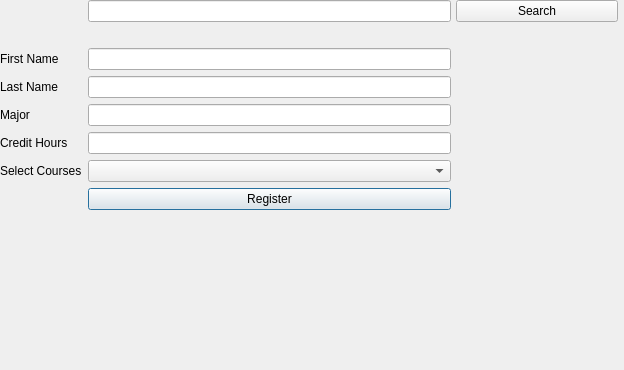
<?xml version="1.0" encoding="UTF-8"?>
<ui version="4.0">
 <class>SearchStudent</class>
 <widget class="QDialog" name="SearchStudent">
  <property name="geometry">
   <rect>
    <x>0</x>
    <y>0</y>
    <width>624</width>
    <height>370</height>
   </rect>
  </property>
  <property name="windowTitle">
   <string>Register Course</string>
  </property>
  <widget class="QWidget" name="formLayoutWidget">
   <property name="geometry">
    <rect>
     <x>0</x>
     <y>0</y>
     <width>451</width>
     <height>301</height>
    </rect>
   </property>
   <layout class="QFormLayout" name="formLayout">
    <item row="0" column="1">
     <widget class="QLineEdit" name="txtEnterID"/>
    </item>
    <item row="4" column="0">
     <widget class="QLabel" name="lblMajor">
      <property name="text">
       <string>Major</string>
      </property>
     </widget>
    </item>
    <item row="4" column="1">
     <widget class="QLineEdit" name="txtMajor">
      <property name="readOnly">
       <bool>true</bool>
      </property>
     </widget>
    </item>
    <item row="5" column="0">
     <widget class="QLabel" name="lblCH">
      <property name="text">
       <string>Credit Hours</string>
      </property>
     </widget>
    </item>
    <item row="5" column="1">
     <widget class="QLineEdit" name="txtCH">
      <property name="readOnly">
       <bool>true</bool>
      </property>
     </widget>
    </item>
    <item row="1" column="1">
     <widget class="QLabel" name="lblCheck">
      <property name="frameShape">
       <enum>QFrame::NoFrame</enum>
      </property>
      <property name="frameShadow">
       <enum>QFrame::Plain</enum>
      </property>
      <property name="text">
       <string/>
      </property>
      <property name="alignment">
       <set>Qt::AlignCenter</set>
      </property>
      <property name="margin">
       <number>0</number>
      </property>
      <property name="indent">
       <number>-1</number>
      </property>
     </widget>
    </item>
    <item row="3" column="1">
     <widget class="QLineEdit" name="txtLName">
      <property name="echoMode">
       <enum>QLineEdit::Normal</enum>
      </property>
      <property name="readOnly">
       <bool>true</bool>
      </property>
     </widget>
    </item>
    <item row="3" column="0">
     <widget class="QLabel" name="lblLName">
      <property name="text">
       <string>Last Name</string>
      </property>
     </widget>
    </item>
    <item row="2" column="1">
     <widget class="QLineEdit" name="txtFName">
      <property name="echoMode">
       <enum>QLineEdit::Normal</enum>
      </property>
      <property name="readOnly">
       <bool>true</bool>
      </property>
     </widget>
    </item>
    <item row="2" column="0">
     <widget class="QLabel" name="lblFName">
      <property name="text">
       <string>First Name</string>
      </property>
     </widget>
    </item>
    <item row="6" column="1">
     <widget class="QComboBox" name="comboBox"/>
    </item>
    <item row="6" column="0">
     <widget class="QLabel" name="label">
      <property name="text">
       <string>Select Courses</string>
      </property>
     </widget>
    </item>
    <item row="7" column="1">
     <widget class="QPushButton" name="pushButton_2">
      <property name="text">
       <string>Register</string>
      </property>
     </widget>
    </item>
    <item row="8" column="1">
     <widget class="QLabel" name="lblCheckCMB">
      <property name="text">
       <string/>
      </property>
      <property name="alignment">
       <set>Qt::AlignCenter</set>
      </property>
     </widget>
    </item>
   </layout>
  </widget>
  <widget class="QWidget" name="formLayoutWidget_2">
   <property name="geometry">
    <rect>
     <x>450</x>
     <y>0</y>
     <width>168</width>
     <height>301</height>
    </rect>
   </property>
   <layout class="QFormLayout" name="formLayout_3">
    <item row="0" column="1">
     <widget class="QPushButton" name="pushButton">
      <property name="text">
       <string>Search</string>
      </property>
     </widget>
    </item>
   </layout>
  </widget>
 </widget>
 <resources/>
 <connections/>
</ui>
